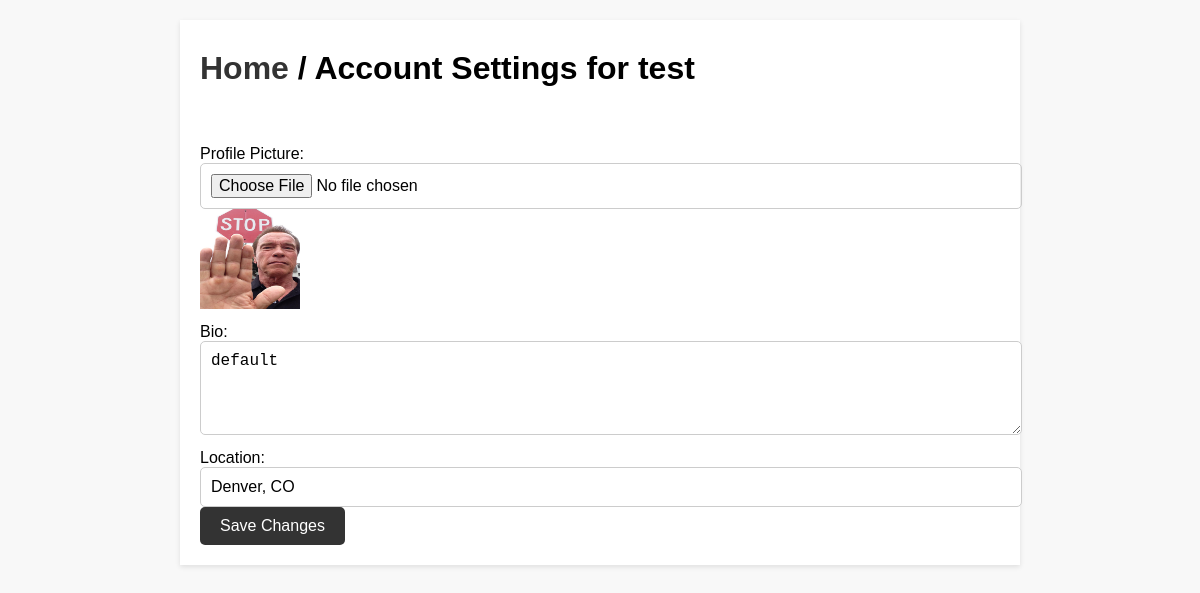
The app's page /settings (signed in) with its own data.
### core/models.py (models this page shows, shortened)
class Profile(models.Model):
    user = models.ForeignKey(User, on_delete=models.CASCADE)
    profile_img = models.ImageField(upload_to='profile_images',default='blank.png')
    birthday = models.DateTimeField(blank=True, null=True)
    bio = models.TextField(blank = True, null = True)
    location = models.CharField(max_length=50, blank = True)

### core/views.py (the view, shortened to what this page needs)
# urls.py: path('settings', views.settings, name='settings'),
@login_required(login_url='signin')
def settings(request):
    user_profile = Profile.objects.get(user=request.user)
    return render(request,'settings.html',{'user_profile': user_profile})

### templates/settings.html (shortened to what this page needs)
{% load static %}
<!DOCTYPE html>
<html>
<head>
    <link rel="stylesheet" href="{% static 'css/settings.css' %}">
</head>
<body>
    <div class="container m-auto">
        <h1 class="text-2xl leading-none text-gray-900 tracking-tight mt-3"><a href="/">Home</a> / Account Settings for <b>{{ user.username }}</b></h1>
        <form method="post" enctype="multipart/form-data">
            <br>
            <label for="profile_img">Profile Picture:</label>
            <input type="file" name="image" id="profile_img">
            {% if user_profile.profile_img %}
                <img width="100" height="100" src="{{ user_profile.profile_img.url }}" alt="Profile Picture">
            {% endif %}
            <br>
            <label for="bio">Bio:</label>
            <textarea name="bio" id="bio" rows="4" cols="50">{{ user_profile.bio }}</textarea>
            <br>
            <label for="location">Location:</label>
            <input type="text" name="location" id="location" value="{{ user_profile.location }}">
            <br>
            <button type="submit">Save Changes</button>
        </form>
    </div>
</body>
</html>

### static/css/settings.css (style rules this page uses)
body { font-family: Arial, sans-serif; margin: 0; padding: 0; background-color: #f8f8f8; }
.container { max-width: 800px; margin: 20px auto; background-color: #fff; box-shadow: 0 2px 5px rgba(0, 0, 0, 0.1); padding: 20px; }
h1 { margin: 0; padding: 10px 0; }
a { text-decoration: none; color: #333; }
form { margin-top: 20px; }
label { display: block; margin-top: 10px; }
input[type="file"], textarea, input[type="text"] { width: 100%; padding: 10px; border: 1px solid #ccc; border-radius: 5px; font-size: 16px; }
textarea { resize: vertical; }
button { padding: 10px 20px; background-color: #333; color: #fff; border: none; border-radius: 5px; font-size: 16px; cursor: pointer; }

### records on screen
Profile: profile_img (picture), bio "default", location "Denver, CO"

### other values on screen
{{ user.username }} "test"
